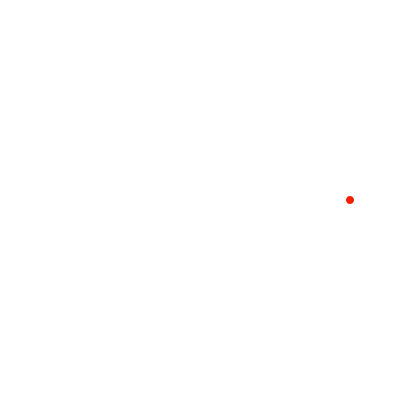
Frame 1 (no input)
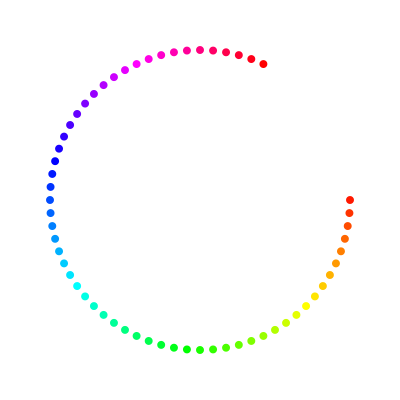
Frame 60 (the mouse pressed at the canvas centre just before this capture)
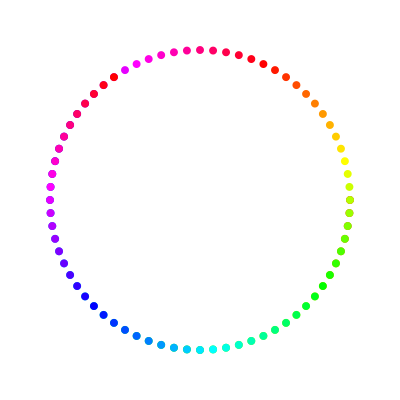
Frame 120 (the mouse held since frame 60 and released just before this capture)

The Processing sketch that drew these frames (run headless with seeded random() and noise(); from frame 60 on, the mouse is pressed at the canvas centre):

// Processing sketch: extendedColorCircleFunctions
// ── extendedColorCircleFunctions.pde
final float circleRadius = 150;   // 円の半径
final float dTheta = 5;           // 回転角 [degree] の増分/1フレーム
final float pointDiameter = 8;    // 点の直径
// 変数
float centerX;                    // ウィンドウの中心のx座標
float centerY;                    // ウィンドウの中心のy座標
float theta;                      // 回転角 [degree]
float x,y,shiki;

void setup() {
    size(400, 400);
    noStroke();
    background(255, 255, 255);
    colorMode(HSB, 360, 100, 100);
    centerX = width / 2;
    centerY = height / 2;
    theta = 0;
}

void draw() {
    float radTheta = radians(theta);
    x = pointX(circleRadius,radTheta);
    y = pointY(circleRadius,radTheta);
    shiki = pointHue(shiki);
    fill(shiki,100,100);
    ellipse(x + centerX, y + centerY, pointDiameter, pointDiameter);
    theta = theta + dTheta;
}

float pointX(float r,float rad){
    return r * cos(rad);
}

float pointY(float r,float rad){
    return r*sin(rad);
}

float pointHue(float _color){
    float _c = _color+6;
    if(_c>360){
        _c-=360;
    }
    return _c;
}
